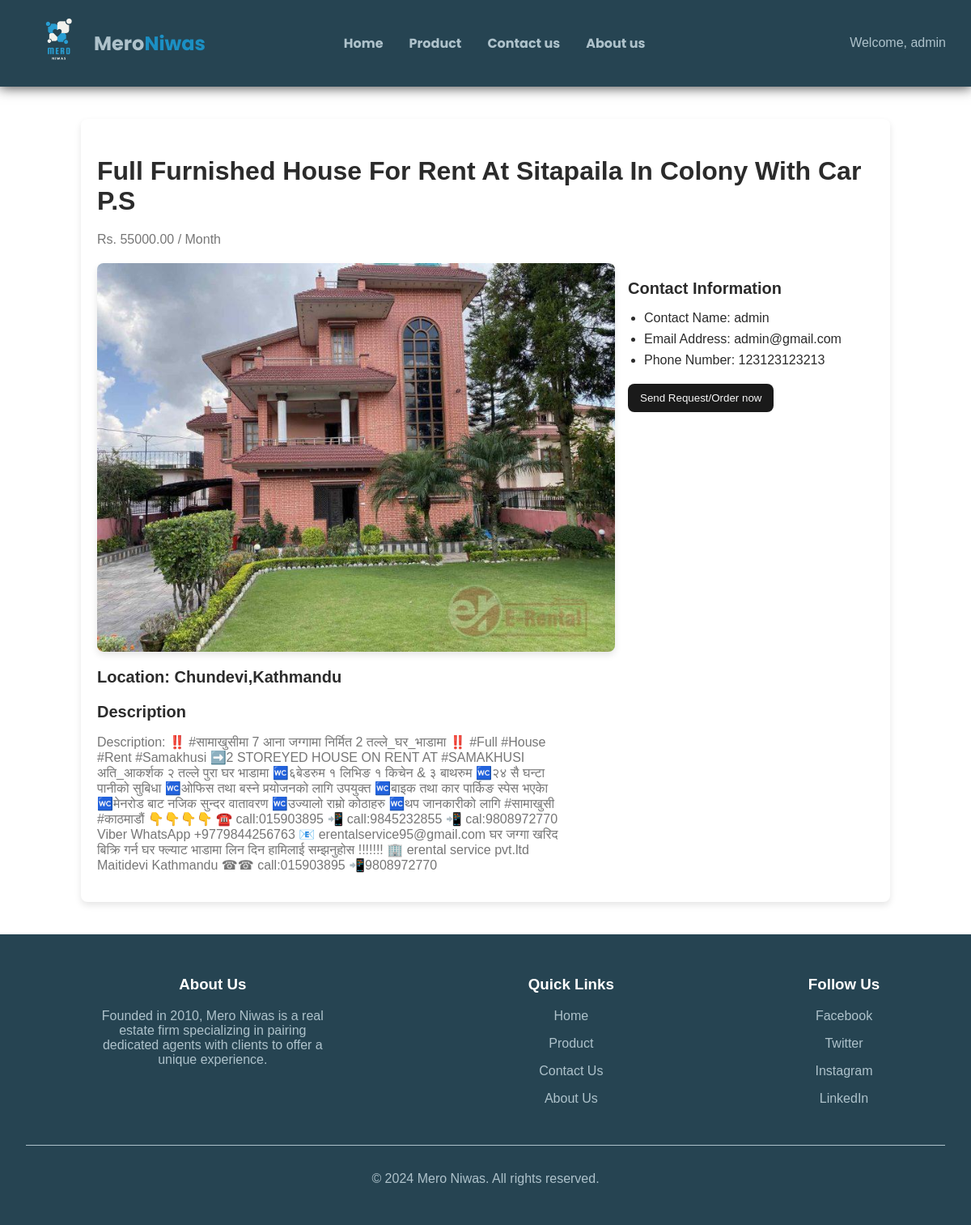
/product/15/ (signed in), run on the app's committed database.
### home/models.py (models this page shows, shortened)
class Room(models.Model):
    title = models.CharField(max_length=200)
    description = models.TextField()
    img = models.FileField(upload_to='static/uploads')  # FileField for uploading images
    location = models.CharField(max_length=100)
    price = models.DecimalField(max_digits=10, decimal_places=2)
    user = models.CharField(default="null" , max_length=255, null=False)
    contact_number = models.CharField(max_length=15, null=True)
    email = models.EmailField(max_length=254, null=True)

### home/views.py (the view)
# urls.py: path('product/<int:room_id>/', views.product_detail, name='product_detail'),
def product_detail(request, room_id):
    room = get_object_or_404(Room, id=room_id)
    return render(request, 'home/room_detail.html', {'room': room})

### home/templates/home/room_detail.html (shortened to what this page needs)
{% extends 'layout.html' %}
{% load static %}
{% block main_content %}
<body1>
<div class="container">
  <h2 class="title">{{ room.title }}</h2>
  <p class="price">Rs. {{ room.price }} / Month</p>
  <div class="flex">
    <img src="/{{ room.img }}" alt="Property Image" class="image">
    <div class="contact-info">
      <h3>Contact Information</h3>
      <ul>
        <li>Contact Name: {{ room.user }}</li>
        <li>Email Address: {{ room.email }}</li>
        <li>Phone Number: {{ room.contact_number }}</li>
      </ul>
      <button class="button1">Send Request/Order now</button>
    </div>
  </div>
  <div>
    <h3 class="location">Location: {{ room.location }}</h3>
    <h3 class="description">Description</h3>
    <p class="description-text">{{ room.description }}</p>
  </div>
</div>
</body1>
{% endblock %}

### templates/layout.html (shortened to what this page needs)
{% load static %}
<!DOCTYPE html>
<html lang="en">
  <head>
    <link rel="stylesheet" href="{% static 'css/style.css'%}" />
  </head>
  <body>
    <header>
      <nav class="navbar">
        <div class="logo">
          <a href="{% url 'home' %}">
            <img src="{% static 'Assets/logo.png'%}" alt="Error loading" />
            <h2 id="ttxt">Mero</h2>
            <h2 id="txt">Niwas</h2>
          </a>
        </div>
        <div class="naav">
          <div class="nav">
            <h4 class="nav-item"><a href="{% url 'home' %}">Home</a></h4>
            <h4 class="nav-item"><a href="{% url 'show_product' %}">Product</a></h4>
            <h4 class="nav-item">
              <a href="{% url 'ContactUs' %}">Contact us</a>
            </h4>
            <h4 class="nav-item"><a href="{% url 'about_us' %}">About us</a></h4>
          </div>
          {% if user.is_authenticated %}
              <div class="user-info">
                  <div class="dropdown">
                    <button class="dropdown-toggle">Welcome, {{ user.username }}</button>
                </div>
              </div>
          {% endif %}
        </div>
      </nav>
    </header>
    <div class="main">
      {% block main_content %} {% endblock %}
    </div>
    <footer>
      <div class="footer-content">
        <div class="footer-section about">
          <h3>About Us</h3>
          <p>
            Founded in 2010, Mero Niwas is a real estate firm specializing in
            pairing dedicated agents with clients to offer a unique experience.
          </p>
        </div>
        <div class="footer-section links">
          <h3>Quick Links</h3>
          <ul>
            <li><a href="#">Home</a></li>
            <li><a href="{% url 'show_product' %}">Product</a></li>
            <li><a href="{% url 'ContactUs'%}">Contact Us</a></li>
            <li><a href="{% url 'about_us' %}">About Us</a></li>
          </ul>
        </div>
        <div class="footer-section social">
          <h3>Follow Us</h3>
          <ul>
            <li><a href="#">Facebook</a></li>
            <li><a href="#">Twitter</a></li>
            <li><a href="#">Instagram</a></li>
            <li><a href="#">LinkedIn</a></li>
          </ul>
        </div>
      </div>
      <div class="footer-bottom">
        <p>&copy; 2024 Mero Niwas. All rights reserved.</p>
      </div>
    </footer>
  </body>
</html>

### static/css/style.css (style rules this page uses)
body { padding: 0; margin: 0; background-color: #e0f7fa; }
.navbar { display: flex; box-sizing: border-box; justify-content: space-between; font-family: "Poppins", sans-serif; background-color: #264452; border: 2px solid 264452; padding: 2vh; box-shadow: 0px 0px 15px 1px rgba(0, 0, 0, 0.75); -webkit-box-shadow: 0px 0px 15px 1px rgba(0, 0, 0, 0.75); -moz-box-shadow: 0px 0px 15px 1px rgba(0, 0, 0, 0.75); }
.logo, .nav, .log { display: flex; align-items: center; }
.logo { margin-left: 2vw; }
.naav { display: flex; justify-content: center; width: 65%; justify-content: space-between; text-align: center; left: 35%; }
.nav { gap: 2em; }
.logo a img { width: 4em; height: 4em; }
.logo a h2 { margin-left: 1vw; color: #aec2cb; }
.logo a { display: flex; text-decoration: none; }
#txt { color: #1b8fc3; margin-left: 0px; }
.nav h4 a { color: #aec2cb; text-decoration: none; }
.user-info { display: flex; align-items: center; justify-content: center; }
.dropdown { position: relative; display: inline-block; }
.dropdown-toggle { color: #aec2cb; padding: 10px 15px; font-size: 16px; border: none; cursor: pointer; background:none; }
footer { background-color: #264452; color: #aec2cb; padding: 2em; text-align: center; }
.footer-content { display: flex; justify-content: center; margin-bottom: 2em; gap: 20vw; }
.footer-section { max-width: 300px; }
.footer-section h3 { color: #ffffff; }
.footer-section ul { list-style: none; padding: 0; }
.footer-section ul li { margin: 1em 0; }
.footer-section ul li a { color: #aec2cb; text-decoration: none; }
.footer-bottom { border-top: 1px solid #aec2cb; padding-top: 1em; }

### home/templates/home/room_detail.html (style rules this page uses)
:root { --background: #ffffff; --foreground: #2b2b2b; --card: #ffffff; --card-foreground: #2b2b2b; --popover: #ffffff; --popover-foreground: #2b2b2b; --primary: #1a1a1a; --primary-foreground: #f8f8f8; --secondary: #f4f4f4; --secondary-foreground: #1a1a1a; --muted: #f4f4f4; --muted-foreground: #767676; --accent: #f4f4f4; --accent-foreground: #1a1a1a; --destructive: #d9534f; --destructive-foreground: #f8f8f8; --border: #e6e6e6; --input: #e6e6e6; --ring: #1a1a1a; --radius: 0.5rem; }
body { background: var(--background); color: var(--foreground); font-family: Arial, sans-serif; }
.container { max-width: 960px; margin: 40px auto; padding: 20px; background: var(--card); box-shadow: 0 4px 8px rgba(0,0,0,0.1); border-radius: var(--radius); }
.title { font-size: 2rem; font-weight: bold; margin-bottom: 20px; }
.price { color: var(--muted-foreground); margin-bottom: 20px; }
.flex { display: flex; gap: 16px; margin-bottom: 20px; }
.image { width: 66.67%; border-radius: var(--radius); box-shadow: 0 4px 8px rgba(0,0,0,0.1); }
.contact-info { width: 33.33%; }
.contact-info h3 { font-size: 1.25rem; font-weight: bold; margin-bottom: 10px; }
.contact-info ul { list-style-type: disc; padding-left: 20px; margin-bottom: 20px; }
.contact-info ul li { margin-bottom: 8px; }
.button1 { background: var(--primary); color: var(--primary-foreground); padding: 10px 15px; border: none; border-radius: var(--radius); cursor: pointer; }
.location, .description { font-size: 1.25rem; font-weight: bold; margin-bottom: 10px; }
.description-text { color: var(--muted-foreground); width: 60%; }

### data on the page
Room: title "Full Furnished House For Rent At Sitapaila In Colony With Car P.S", price "55000.00", img (picture), user "admin", email "admin@gmail.com", contact_number "123123123213", location "Chundevi,Kathmandu", description "Description: ‼️ #सामाखुसीमा 7 आना जग्गामा निर्मित 2 तल्ले_घर_भाडामा ‼️ #Full #House #Rent #Samakhusi ➡️2 STOREYED HOUSE ON RENT AT #SAMAKHUSI अति_आकर्शक २ तल्ले पुरा घर भाडामा 🚾६बेडरुम १ लिभिङ १ किचेन & ३ बाथरुम 🚾२४ सै घन्टा पानीको सुबिधा 🚾ओफिस तथा बस्ने प्रयोजनको लागि उपयुक्त 🚾बाइक तथा कार पार्किङ स्पेस भएकाे 🚾मेनरोड बाट नजिक सुन्दर वातावरण 🚾उज्यालो राम्रो कोठाहरु 🚾थप जानकारीको लागि #सामाखुसी #काठमाडौं 👇️👇️👇️👇️ ☎️ call:015903895 📲 call:9845232855 📲 cal:9808972770 Viber WhatsApp +9779844256763 📧 erentalservice95@gmail.com घर जग्गा खरिद बिक्रि गर्न घर फ्ल्याट भाडामा लिन दिन हामिलाई सम्झनुहोस !!!!!!! 🏢 erental service pvt.ltd Maitidevi Kathmandu ☎☎ call:015903895 📲9808972770"

### other printed values
{{ user.username }} "admin"
